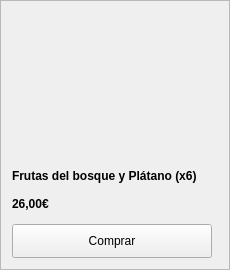
                       <widget class="QFrame" name="frame_6">
                        <property name="minimumSize">
                         <size>
                          <width>230</width>
                          <height>270</height>
                         </size>
                        </property>
                        <property name="maximumSize">
                         <size>
                          <width>230</width>
                          <height>270</height>
                         </size>
                        </property>
                        <property name="frameShape">
                         <enum>QFrame::StyledPanel</enum>
                        </property>
                        <property name="frameShadow">
                         <enum>QFrame::Raised</enum>
                        </property>
                        <layout class="QVBoxLayout" name="verticalLayout_26">
                         <item>
                          <widget class="QLabel" name="labelm_zumo_6">
                           <property name="minimumSize">
                            <size>
                             <width>200</width>
                             <height>150</height>
                            </size>
                           </property>
                           <property name="maximumSize">
                            <size>
                             <width>200</width>
                             <height>150</height>
                            </size>
                           </property>
                           <property name="styleSheet">
                            <string notr="true">border-image: url(:/imagenes_zumos/z_zumos6.jpg);</string>
                           </property>
                           <property name="text">
                            <string/>
                           </property>
                          </widget>
                         </item>
                         <item>
                          <widget class="QLabel" name="label_26">
                           <property name="maximumSize">
                            <size>
                             <width>16777215</width>
                             <height>15</height>
                            </size>
                           </property>
                           <property name="font">
                            <font>
                             <weight>75</weight>
                             <bold>true</bold>
                             <stylestrategy>PreferDefault</stylestrategy>
                            </font>
                           </property>
                           <property name="text">
                            <string>Frutas del bosque y Plátano (x6)</string>
                           </property>
                          </widget>
                         </item>
                         <item>
                          <widget class="QLabel" name="label_28">
                           <property name="font">
                            <font>
                             <weight>75</weight>
                             <bold>true</bold>
                            </font>
                           </property>
                           <property name="text">
                            <string>26,00€</string>
                           </property>
                          </widget>
                         </item>
                         <item>
                          <widget class="QPushButton" name="botonComprar_10">
                           <property name="minimumSize">
                            <size>
                             <width>200</width>
                             <height>34</height>
                            </size>
                           </property>
                           <property name="maximumSize">
                            <size>
                             <width>200</width>
                             <height>34</height>
                            </size>
                           </property>
                           <property name="text">
                            <string>Comprar</string>
                           </property>
                          </widget>
                         </item>
                        </layout>
                       </widget>
